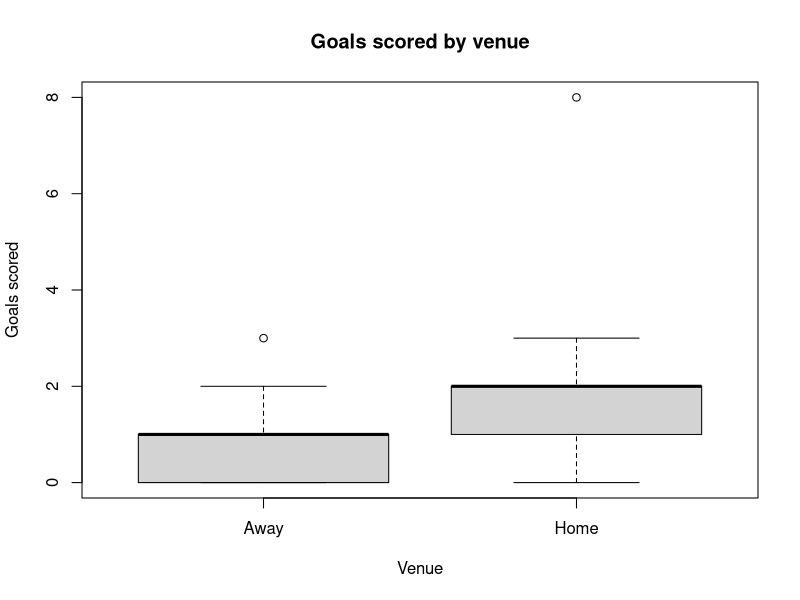
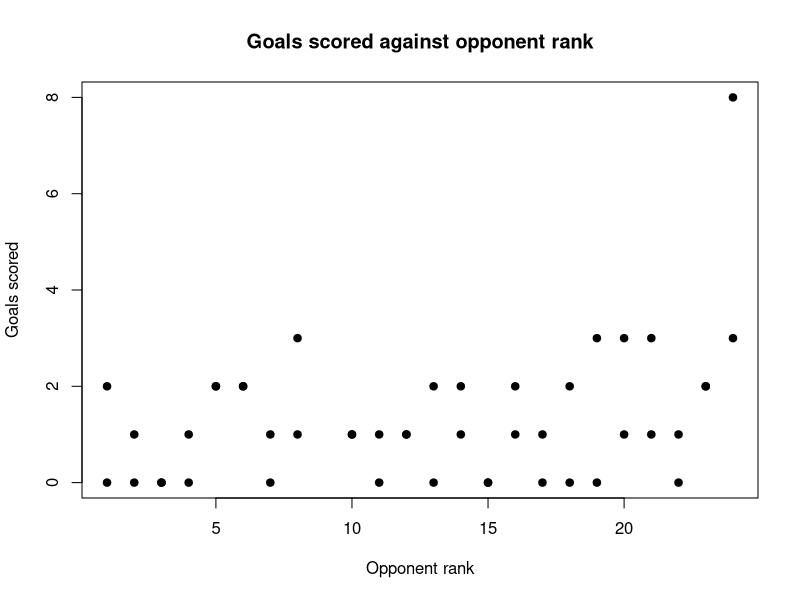
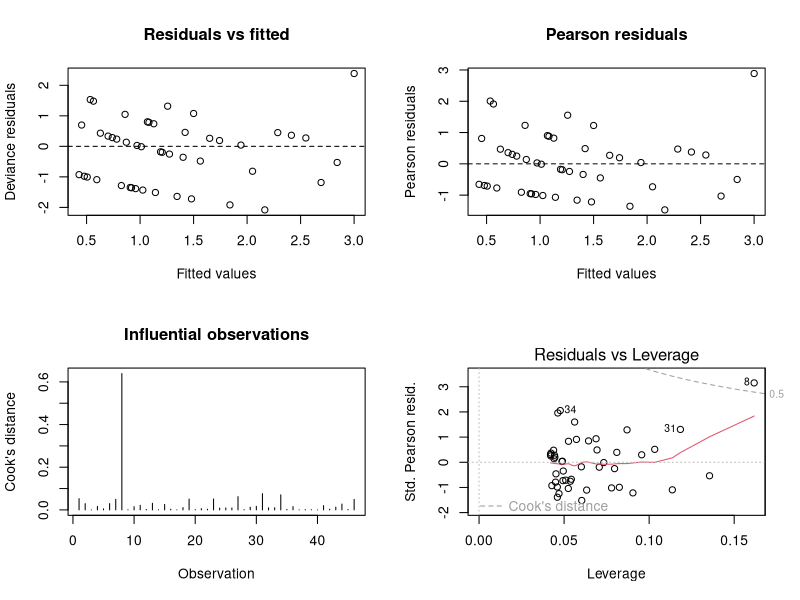
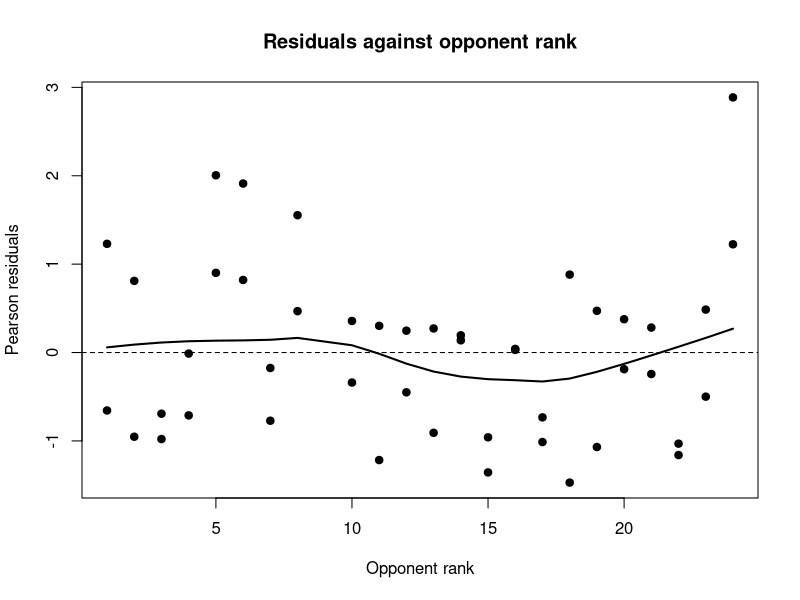

These charts were generated, in order, by the following R code:

# ============================================================
# MTH6134 GROUP PROJECT
# QUESTION 1: GOALS SCORED BY ASHFORD
#
# Research question:
# How do venue (home/away) and opponent rank affect
# the number of goals scored by Ashford?
#
# Method: Poisson regression
# Primary analysis: All 46 matches
# Sensitivity analysis: Investigating Match 8
# ============================================================


# ============================================================
# 1. SET UP AND LOAD DATA
# ============================================================

# Set the output folder
out_dir <- "FINAL/Analysis_1_Goals_Scored/Outputs"

# Create output folder if it does not already exist
dir.create(out_dir, recursive = TRUE, showWarnings = FALSE)

# Load dataset
matches <- read.csv("data/ashford_matches.csv")

# Inspect dataset
str(matches)
summary(matches)


# ============================================================
# 2. DATA CHECKS AND PREPARATION
# ============================================================

# Check required variables
required_vars <- c(
  "goals_scored",
  "home_away",
  "opponent_rank"
)

if (!all(required_vars %in% names(matches))) {
  stop("Required variables are missing from the dataset.")
}

# Check number of observations
if (nrow(matches) != 46) {
  warning("The dataset does not contain the expected 46 matches.")
}

# Check missing values
missing_values <- colSums(is.na(matches[required_vars]))
print(missing_values)

if (any(missing_values > 0)) {
  stop("Missing values detected in the required variables.")
}

# Check goals scored are non-negative integers
if (any(matches$goals_scored < 0) ||
    any(matches$goals_scored != floor(matches$goals_scored))) {
  stop("Goals scored must be non-negative whole numbers.")
}

# Check opponent rank is numeric
if (!is.numeric(matches$opponent_rank) ||
    any(!is.finite(matches$opponent_rank))) {
  stop("Opponent rank must contain valid numeric values.")
}

# Check venue categories
if (!all(unique(matches$home_away) %in% c("Away", "Home"))) {
  stop("Unexpected venue categories detected.")
}

# Set Away as the reference category
matches$home_away <- factor(
  matches$home_away,
  levels = c("Away", "Home")
)

# Check categories and variable summaries
table(matches$home_away)
summary(matches$opponent_rank)
summary(matches$goals_scored)


# ============================================================
# 3. EXPLORATORY DATA ANALYSIS
# ============================================================

# Overall mean and variance of goals scored
mean_goals <- mean(matches$goals_scored)
variance_goals <- var(matches$goals_scored)

cat("Mean goals scored:", mean_goals, "\n")
cat("Variance of goals scored:", variance_goals, "\n")

# Frequency distribution of goals scored
goal_frequency <- table(matches$goals_scored)
print(goal_frequency)

# Summary of goals by venue
venue_summary <- aggregate(
  goals_scored ~ home_away,
  data = matches,
  FUN = function(x) c(
    mean = mean(x),
    variance = var(x)
  )
)

print(venue_summary)

# Boxplot of goals scored by venue
png(
  filename = file.path(out_dir, "goals_by_venue.png"),
  width = 900,
  height = 650
)

boxplot(
  goals_scored ~ home_away,
  data = matches,
  xlab = "Venue",
  ylab = "Goals scored",
  main = "Goals scored by venue"
)

dev.off()

# Scatterplot of goals scored against opponent rank
png(
  filename = file.path(out_dir, "goals_vs_opponent_rank.png"),
  width = 900,
  height = 650
)

plot(
  matches$opponent_rank,
  matches$goals_scored,
  xlab = "Opponent rank",
  ylab = "Goals scored",
  main = "Goals scored against opponent rank",
  pch = 19
)

dev.off()


# ============================================================
# 4. FIT CANDIDATE POISSON REGRESSION MODELS
# ============================================================

# Model 0: Intercept only
model0 <- glm(
  goals_scored ~ 1,
  family = poisson(link = "log"),
  data = matches
)

# Model 1: Opponent rank
model1 <- glm(
  goals_scored ~ opponent_rank,
  family = poisson(link = "log"),
  data = matches
)

# Model 2: Opponent rank and venue
model2 <- glm(
  goals_scored ~ opponent_rank + home_away,
  family = poisson(link = "log"),
  data = matches
)

# Model 3: Opponent rank, venue and their interaction
model3 <- glm(
  goals_scored ~ opponent_rank * home_away,
  family = poisson(link = "log"),
  data = matches
)


# ============================================================
# 5. MODEL SELECTION AND COMPARISON
# ============================================================

# Compare Akaike Information Criterion (AIC)
aic_results <- AIC(model0, model1, model2, model3)
print(aic_results)

# Likelihood ratio tests for nested models
lrt_01 <- anova(model0, model1, test = "Chisq")
lrt_12 <- anova(model1, model2, test = "Chisq")
lrt_23 <- anova(model2, model3, test = "Chisq")

print(lrt_01)
print(lrt_12)
print(lrt_23)

# Save model comparison results
capture.output(
  aic_results,
  lrt_01,
  lrt_12,
  lrt_23,
  file = file.path(out_dir, "model_comparisons.txt")
)


# ============================================================
# 6. INTERPRETATION OF THE SELECTED MODEL
# ============================================================

# Model 2 is selected as the main-effects model.
selected_model <- model2

# Model summary
selected_summary <- summary(selected_model)
print(selected_summary)

# Exponentiated coefficients (rate ratios)
rate_ratios <- exp(coef(selected_model))
print(rate_ratios)

# 95% Wald confidence intervals for rate ratios
rate_ratio_ci <- exp(confint.default(selected_model))
print(rate_ratio_ci)

# Combine estimates and confidence intervals
effects_table <- data.frame(
  Term = names(rate_ratios),
  Rate_Ratio = as.numeric(rate_ratios),
  Lower_95_CI = rate_ratio_ci[, 1],
  Upper_95_CI = rate_ratio_ci[, 2]
)

print(effects_table)

write.csv(
  effects_table,
  file = file.path(out_dir, "coefficient_effects.csv"),
  row.names = FALSE
)


# ============================================================
# 7. GOODNESS OF FIT AND DISPERSION
# ============================================================

# Residual deviance and degrees of freedom
residual_deviance <- deviance(selected_model)
residual_df <- df.residual(selected_model)

# Deviance-based dispersion estimate
deviance_dispersion <- residual_deviance / residual_df

# Approximate goodness-of-fit p-value
gof_p_value <- pchisq(
  residual_deviance,
  df = residual_df,
  lower.tail = FALSE
)

# Pearson dispersion estimate
pearson_dispersion <- sum(
  residuals(selected_model, type = "pearson")^2
) / residual_df

cat("Residual deviance:", residual_deviance, "\n")
cat("Residual degrees of freedom:", residual_df, "\n")
cat("Deviance dispersion:", deviance_dispersion, "\n")
cat("Pearson dispersion:", pearson_dispersion, "\n")
cat("Approximate GOF p-value:", gof_p_value, "\n")


# ============================================================
# 8. QUASI-POISSON SUPPLEMENTARY CHECK
# ============================================================

# Fit a quasi-Poisson model to allow for overdispersion
quasi_model <- glm(
  goals_scored ~ opponent_rank + home_away,
  family = quasipoisson(link = "log"),
  data = matches
)

quasi_summary <- summary(quasi_model)
print(quasi_summary)

# Compare coefficient standard errors
poisson_comparison <- selected_summary$coefficients
quasi_comparison <- quasi_summary$coefficients

standard_error_comparison <- data.frame(
  Term = rownames(poisson_comparison),
  Poisson_SE = poisson_comparison[, "Std. Error"],
  Quasi_Poisson_SE = quasi_comparison[, "Std. Error"]
)

print(standard_error_comparison)

write.csv(
  standard_error_comparison,
  file = file.path(out_dir, "standard_error_comparison.csv"),
  row.names = FALSE
)


# ============================================================
# 9. PREDICTED GOALS
# ============================================================

# Predicted expected number of goals for each match
matches$predicted_goals <- predict(
  selected_model,
  type = "response"
)

# Save actual and predicted goals
predictions <- data.frame(
  Actual_Goals = matches$goals_scored,
  Predicted_Goals = matches$predicted_goals,
  Venue = matches$home_away,
  Opponent_Rank = matches$opponent_rank
)

write.csv(
  predictions,
  file = file.path(out_dir, "predicted_goals.csv"),
  row.names = FALSE
)


# ============================================================
# 10. MODEL DIAGNOSTICS
# ============================================================

# Four-panel diagnostic plot
png(
  filename = file.path(out_dir, "model_diagnostics.png"),
  width = 1200,
  height = 1000
)

par(mfrow = c(2, 2))

# Residuals against fitted values
plot(
  fitted(selected_model),
  residuals(selected_model, type = "deviance"),
  xlab = "Fitted values",
  ylab = "Deviance residuals",
  main = "Residuals vs fitted"
)
abline(h = 0, lty = 2)

# Pearson residuals
plot(
  fitted(selected_model),
  residuals(selected_model, type = "pearson"),
  xlab = "Fitted values",
  ylab = "Pearson residuals",
  main = "Pearson residuals"
)
abline(h = 0, lty = 2)

# Cook's distance
plot(
  cooks.distance(selected_model),
  type = "h",
  xlab = "Observation",
  ylab = "Cook's distance",
  main = "Influential observations"
)

# Residuals against leverage
plot(
  selected_model,
  which = 5
)

dev.off()

par(mfrow = c(1, 1))

# Residuals against opponent rank
png(
  filename = file.path(
    out_dir,
    "residuals_against_opponent_rank.png"
  ),
  width = 1000,
  height = 650
)

plot(
  matches$opponent_rank,
  residuals(selected_model, type = "pearson"),
  xlab = "Opponent rank",
  ylab = "Pearson residuals",
  main = "Residuals against opponent rank",
  pch = 19
)

abline(h = 0, lty = 2)

lines(
  lowess(
    matches$opponent_rank,
    residuals(selected_model, type = "pearson")
  ),
  lwd = 2
)

dev.off()


# ============================================================
# 11. INFLUENTIAL OBSERVATIONS
# ============================================================

# Calculate diagnostic measures for every match
diagnostics <- data.frame(
  Match = seq_len(nrow(matches)),
  Goals_Scored = matches$goals_scored,
  Opponent_Rank = matches$opponent_rank,
  Venue = matches$home_away,
  Cooks_Distance = cooks.distance(selected_model),
  Leverage = hatvalues(selected_model),
  Standardised_Residual = rstandard(selected_model)
)

# Identify the five most influential observations
top_influential <- diagnostics[
  order(diagnostics$Cooks_Distance, decreasing = TRUE),
][1:5, ]

print(top_influential)

write.csv(
  top_influential,
  file = file.path(out_dir, "influential_observations.csv"),
  row.names = FALSE
)


# ============================================================
# 12. SENSITIVITY ANALYSIS: INVESTIGATE MATCH 8
# ============================================================

# Identify the eighth observation
match_8 <- matches[8, ]
print(match_8)

# Fit the original model using all 46 matches
model_full <- glm(
  goals_scored ~ opponent_rank + home_away,
  family = poisson(link = "log"),
  data = matches
)

# Temporarily exclude Match 8
matches_without_8 <- matches[-8, ]

# Refit the same model using the remaining 45 matches
model_without_8 <- glm(
  goals_scored ~ opponent_rank + home_away,
  family = poisson(link = "log"),
  data = matches_without_8
)

# Compare coefficient estimates
sensitivity_coefficients <- data.frame(
  Term = names(coef(model_full)),
  Full_Model = coef(model_full),
  Without_Match_8 = coef(model_without_8)
)

sensitivity_coefficients$Difference <-
  sensitivity_coefficients$Without_Match_8 -
  sensitivity_coefficients$Full_Model

print(sensitivity_coefficients)

write.csv(
  sensitivity_coefficients,
  file = file.path(out_dir, "sensitivity_coefficients.csv"),
  row.names = FALSE
)

# Compare exponentiated coefficients
full_rate_ratios <- exp(coef(model_full))
reduced_rate_ratios <- exp(coef(model_without_8))

# Compare confidence intervals
full_ci <- exp(confint.default(model_full))
reduced_ci <- exp(confint.default(model_without_8))

sensitivity_intervals <- data.frame(
  Term = names(full_rate_ratios),
  Full_Rate_Ratio = as.numeric(full_rate_ratios),
  Full_Lower_95_CI = full_ci[, 1],
  Full_Upper_95_CI = full_ci[, 2],
  Without_Match_8_Rate_Ratio = as.numeric(reduced_rate_ratios),
  Reduced_Lower_95_CI = reduced_ci[, 1],
  Reduced_Upper_95_CI = reduced_ci[, 2]
)

print(sensitivity_intervals)

write.csv(
  sensitivity_intervals,
  file = file.path(out_dir, "sensitivity_confidence_intervals.csv"),
  row.names = FALSE
)


# ============================================================
# 13. MODEL SELECTION SENSITIVITY: WITHOUT MATCH 8
# ============================================================

# Model 0: Intercept only
model0_no8 <- glm(
  goals_scored ~ 1,
  family = poisson(link = "log"),
  data = matches_without_8
)

# Model 1: Opponent rank
model1_no8 <- glm(
  goals_scored ~ opponent_rank,
  family = poisson(link = "log"),
  data = matches_without_8
)

# Model 2: Opponent rank and venue
model2_no8 <- glm(
  goals_scored ~ opponent_rank + home_away,
  family = poisson(link = "log"),
  data = matches_without_8
)

# Model 3: Interaction
model3_no8 <- glm(
  goals_scored ~ opponent_rank * home_away,
  family = poisson(link = "log"),
  data = matches_without_8
)

# Compare AIC using the same 45 observations
aic_no8 <- AIC(
  model0_no8,
  model1_no8,
  model2_no8,
  model3_no8
)

print(aic_no8)

# Likelihood ratio tests
lrt_01_no8 <- anova(model0_no8, model1_no8, test = "Chisq")
lrt_12_no8 <- anova(model1_no8, model2_no8, test = "Chisq")
lrt_23_no8 <- anova(model2_no8, model3_no8, test = "Chisq")

print(lrt_01_no8)
print(lrt_12_no8)
print(lrt_23_no8)

# Goodness of fit for the reduced Model 2
deviance_no8 <- deviance(model2_no8)
df_no8 <- df.residual(model2_no8)

gof_no8 <- pchisq(
  deviance_no8,
  df = df_no8,
  lower.tail = FALSE
)

cat("Reduced model residual deviance:", deviance_no8, "\n")
cat("Reduced model residual degrees of freedom:", df_no8, "\n")
cat("Reduced model GOF p-value:", gof_no8, "\n")

# Save sensitivity model comparisons
capture.output(
  aic_no8,
  lrt_01_no8,
  lrt_12_no8,
  lrt_23_no8,
  summary(model2_no8),
  list(
    Residual_Deviance = deviance_no8,
    Residual_DF = df_no8,
    GOF_P_Value = gof_no8
  ),
  file = file.path(out_dir, "sensitivity_model_comparisons.txt")
)

# Centre opponent rank
matches$opponent_rank_c <- matches$opponent_rank - mean(matches$opponent_rank)

 # Linear model
model_linear <- glm(goals_scored ~ opponent_rank_c + home_away,
                    family = poisson(link = "log"),
                    data = matches)

# Quadratic model
model_quadratic <- glm(
  goals_scored ~ opponent_rank_c +
    I(opponent_rank_c^2) + home_away,
  family = poisson(link = "log"),
  data = matches)

 # Compare models
AIC(model_linear, model_quadratic)

anova(model_linear, model_quadratic, test = "Chisq")
summary(model_quadratic)
# ============================================================
# 14. SAVE FINAL MODEL RESULTS
# ============================================================

capture.output(
  selected_summary,
  file = file.path(out_dir, "selected_model_summary.txt")
)

capture.output(
  quasi_summary,
  file = file.path(out_dir, "quasi_poisson_summary.txt")
)

capture.output(
  list(
    Residual_Deviance = residual_deviance,
    Residual_DF = residual_df,
    Deviance_Dispersion = deviance_dispersion,
    Pearson_Dispersion = pearson_dispersion,
    GOF_P_Value = gof_p_value
  ),
  file = file.path(out_dir, "goodness_of_fit.txt")
)


# ============================================================
# END OF QUESTION 1 ANALYSIS
# ============================================================

cat("\nQuestion 1 analysis completed successfully.\n")
cat("Primary model: Poisson regression, Model 2.\n")
cat("Primary dataset: All 46 matches.\n")
cat("Outputs saved in:", out_dir, "\n")
